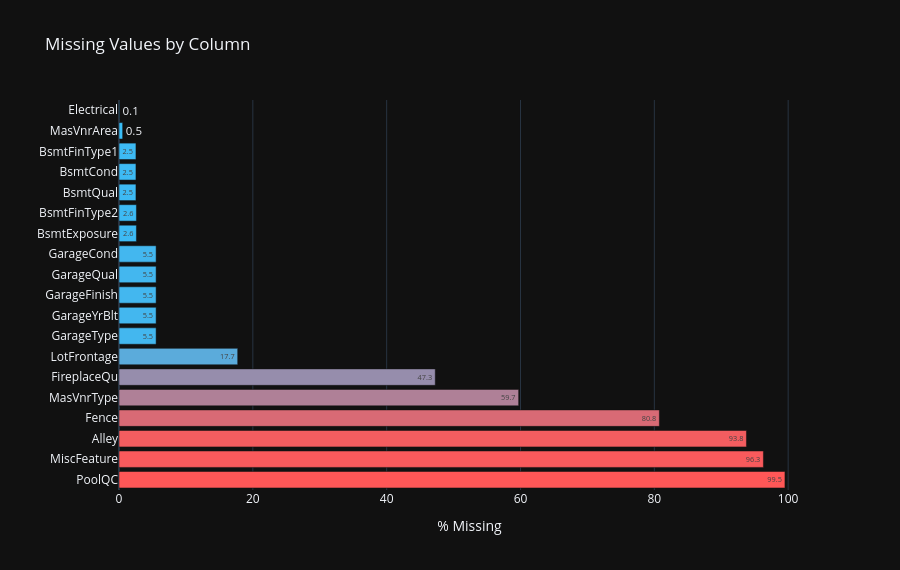

The cell this chart's notebook holds for it:
### Code cell
fig = px.bar(
    df_missing.reset_index(),
    x="null_%",
    y="index",
    orientation="h",
    title="Missing Values by Column",
    labels={"null_%": "% Missing", "index": ""},
    color="null_%",
    color_continuous_scale=["#38bdf8", "#ff5757"],
    text_auto=".1f",
)
fig.update_layout(height=max(500, len(df_missing) * 30), coloraxis_showscale=False)
fig.show()

### Figure 1 — Plotly figure (JSON) as saved in the notebook; plotly's stock layout.template omitted (floating-point values rounded to 4 significant figures)
{"data": [{"hovertemplate": "% Missing=%{marker.color}<br>=%{y}<extra></extra>", "legendgroup": "", "marker": {"color": [99.52, 96.3, 93.77, 80.75, 59.73, 47.26, 17.74, 5.548, 5.548, 5.548, 5.548, 5.548, 2.603, 2.603, 2.534, 2.534, 2.534, 0.5479, 0.06849], "coloraxis": "coloraxis", "pattern": {"shape": ""}}, "name": "", "orientation": "h", "showlegend": false, "textposition": "auto", "texttemplate": "%{x:.1f}", "type": "bar", "x": [99.52, 96.3, 93.77, 80.75, 59.73, 47.26, 17.74, 5.548, 5.548, 5.548, 5.548, 5.548, 2.603, 2.603, 2.534, 2.534, 2.534, 0.5479, 0.06849], "xaxis": "x", "y": ["PoolQC", "MiscFeature", "Alley", "Fence", "MasVnrType", "FireplaceQu", "LotFrontage", "GarageType", "GarageYrBlt", "GarageFinish", "GarageQual", "GarageCond", "BsmtExposure", "BsmtFinType2", "BsmtQual", "BsmtCond", "BsmtFinType1", "MasVnrArea", "Electrical"], "yaxis": "y"}], "layout": {"barmode": "relative", "coloraxis": {"autocolorscale": false, "colorbar": {"title": {"text": "% Missing"}}, "colorscale": [[0, "#38bdf8"], [1, "#ff5757"]], "showscale": false}, "height": 570, "legend": {"tracegroupgap": 0}, "title": {"text": "Missing Values by Column"}, "xaxis": {"anchor": "y", "domain": [0, 1], "title": {"text": "% Missing"}}, "yaxis": {"anchor": "x", "domain": [0, 1], "title": {"text": ""}}}}
